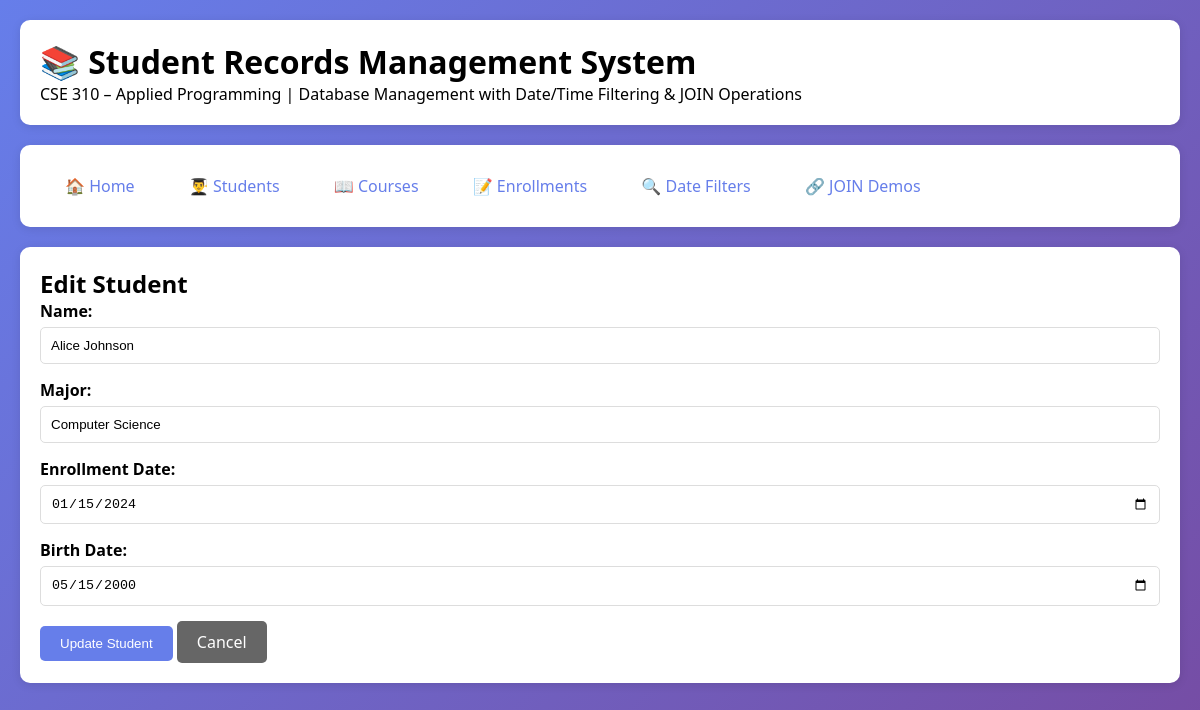
Page /edit_student/1 on the committed database.
### tables this page shows
CREATE TABLE students (
        student_id INTEGER PRIMARY KEY AUTOINCREMENT,
        name TEXT NOT NULL,
        major TEXT,
        enrollment_date DATE,
        birth_date DATE
    );

### api.py (the view, shortened to what this page needs)
@app.route('/edit_student/<int:student_id>', methods=['GET', 'POST'])
def edit_student_web(student_id):
    student = get_student_by_id(student_id)
    return render_template('edit_student.html', student=student)

### database.py (called while the page is built)
def get_db_connection():
    conn = sqlite3.connect(DATABASE)
    conn.row_factory = sqlite3.Row
    conn.execute("PRAGMA foreign_keys = ON")
    return conn

### student_records.py (called while the page is built)
def get_student_by_id(student_id):
    conn = get_db_connection()
    cursor = conn.cursor()
    cursor.execute("SELECT * FROM students WHERE student_id = ?", (student_id,))
    student = cursor.fetchone()
    conn.close()
    return dict(student) if student else None

### templates/edit_student.html
{% extends "base.html" %}
{% block content %}
<h2>Edit Student</h2>
<form method="POST">
    <div class="form-group">
        <label>Name:</label>
        <input type="text" name="name" value="{{ student.name }}" required>
    </div>
    <div class="form-group">
        <label>Major:</label>
        <input type="text" name="major" value="{{ student.major or '' }}">
    </div>
    <div class="form-group">
        <label>Enrollment Date:</label>
        <input type="date" name="enrollment_date" value="{{ student.enrollment_date }}" required>
    </div>
    <div class="form-group">
        <label>Birth Date:</label>
        <input type="date" name="birth_date" value="{{ student.birth_date }}" required>
    </div>
    <button type="submit" class="btn">Update Student</button>
    <a href="/students" class="btn" style="background: #666;">Cancel</a>
</form>
{% endblock %}

### templates/base.html (style rules this page uses)
* { margin: 0; padding: 0; box-sizing: border-box; }
body { font-family: 'Segoe UI', Tahoma, Geneva, Verdana, sans-serif; background: linear-gradient(135deg, #667eea 0%, #764ba2 100%); min-height: 100vh; }
.btn { display: inline-block; padding: 10px 20px; background: #667eea; color: white; text-decoration: none; border-radius: 5px; border: none; cursor: pointer; transition: background 0.3s; }
.form-group { margin-bottom: 15px; }
label { display: block; margin-bottom: 5px; font-weight: bold; }
input, select { width: 100%; padding: 10px; border: 1px solid #ddd; border-radius: 5px; }

### rows in the picture
students: name "Alice Johnson", major "Computer Science", enrollment_date "01/15/2024", birth_date "05/15/2000"
